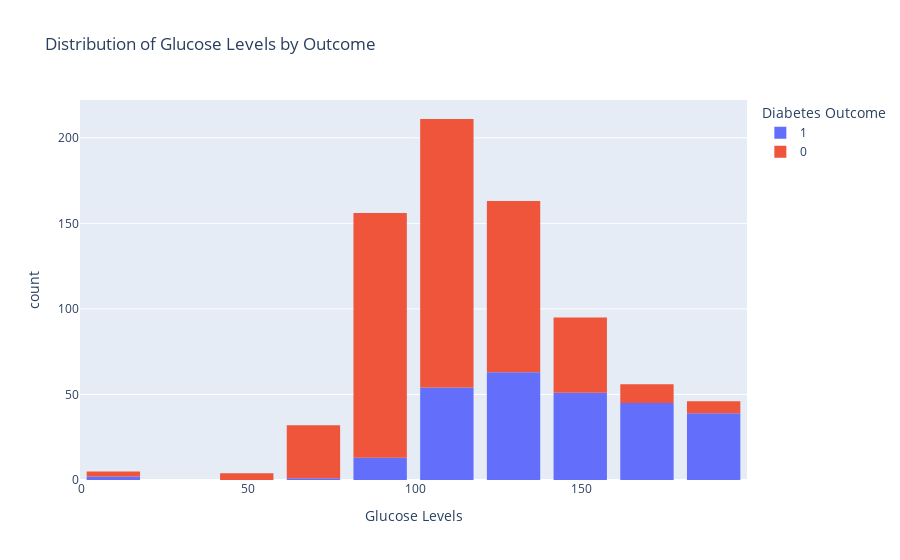

The cell this chart's notebook holds for it:
### Code cell
# 1. Histogram: Distribution of Glucose Levels
fig1 = px.histogram(df, x='Glucose', color='Outcome', 
                    nbins=10, title="Distribution of Glucose Levels by Outcome",
                    labels={'Glucose': 'Glucose Levels', 'Outcome': 'Diabetes Outcome'})
fig1.update_layout(bargap=0.2)
fig1.show()

### Figure 1 — Plotly figure (JSON) as saved in the notebook; plotly's stock layout.template omitted (floating-point values rounded to 4 significant figures; data arrays with more than 128 entries replaced by an {"elided": "..."} marker saying what was removed)
{"data": [{"alignmentgroup": "True", "bingroup": "x", "hovertemplate": "Diabetes Outcome=1<br>Glucose Levels=%{x}<br>count=%{y}<extra></extra>", "legendgroup": "1", "marker": {"color": "#636efa", "pattern": {"shape": ""}}, "name": "1", "nbinsx": 10, "offsetgroup": "1", "orientation": "v", "showlegend": true, "type": "histogram", "x": {"elided": "268 int values"}, "xaxis": "x", "yaxis": "y"}, {"alignmentgroup": "True", "bingroup": "x", "hovertemplate": "Diabetes Outcome=0<br>Glucose Levels=%{x}<br>count=%{y}<extra></extra>", "legendgroup": "0", "marker": {"color": "#EF553B", "pattern": {"shape": ""}}, "name": "0", "nbinsx": 10, "offsetgroup": "0", "orientation": "v", "showlegend": true, "type": "histogram", "x": {"elided": "500 int values"}, "xaxis": "x", "yaxis": "y"}], "layout": {"bargap": 0.2, "barmode": "relative", "legend": {"title": {"text": "Diabetes Outcome"}, "tracegroupgap": 0}, "title": {"text": "Distribution of Glucose Levels by Outcome"}, "xaxis": {"anchor": "y", "domain": [0, 1], "title": {"text": "Glucose Levels"}}, "yaxis": {"anchor": "x", "domain": [0, 1], "title": {"text": "count"}}}}
